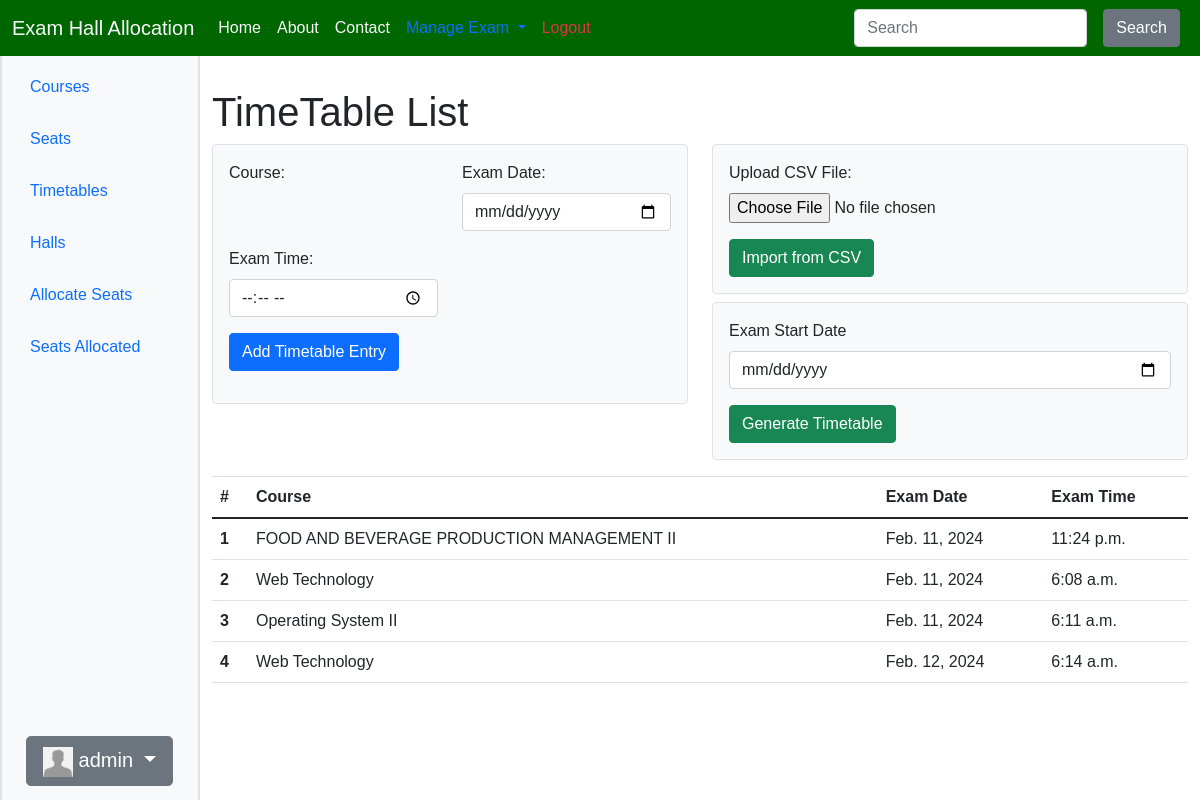
Screenshot of /main/generate-timetable/ (signed in) with the database file from the repository.
### accounts/models.py (models this page shows, shortened)
class CustomUser(AbstractUser):
    email = models.EmailField(unique=True)
    first_name = models.CharField(max_length=30)
    middle_name = models.CharField(max_length=30, blank=True, null=True)
    last_name = models.CharField(max_length=30)
    date_of_birth = models.DateField(null=True, blank=True)
    user_type = models.CharField(max_length=20, verbose_name="User Type")
    slug = models.SlugField(unique=True, blank=True, null=True)
    objects = CustomUserManager()

class Profile(models.Model):
    user = models.OneToOneField(CustomUser, on_delete=models.CASCADE)
    avatar = models.ImageField(
        default='avatar.jpg', # default avatar
        upload_to='profile_avatars' # dir to store the image
    )

### main/models.py (models this page shows, shortened)
class TimeTable(models.Model):
    course = models.ForeignKey(Course, on_delete=models.CASCADE)
    exam_date = models.DateField()
    exam_time = models.TimeField()

class Course(models.Model):
    name = models.CharField(max_length=100)
    code = models.CharField(max_length=8)
    department = models.ForeignKey(Department, on_delete=models.CASCADE)
    def __str__(self):
        return f"{self.name}"

### main/views.py (the view, shortened to what this page needs)
# urls.py: path('generate-timetable/', GenerateTimeTableView.as_view(), name='generate'),
class GenerateTimeTableView(AdminRequiredMixin, View):
    template_name = 'main/timetables.html'
    def get(self, request, *args, **kwargs):
        courses = Course.objects.all()
        timetable = TimeTable.objects.all()
        form = CourseForm()
        return render(request, self.template_name, {'courses': courses, 'timetable':timetable, 'form': form})

### main/forms.py
class CourseForm(forms.ModelForm):
    class Meta:
        model = Course
        fields = ['name', 'code', 'department']

### main/mixins.py (called while the page is built)
    def test_func(self):
        return self.request.user.is_authenticated and self.request.user.is_staff and self.request.user.is_superuser

### main/templates/main/timetables.html (shortened to what this page needs)
{% extends 'main/base.html' %}
{% load widget_tweaks %}
{% block content %}
    <h1 style="margin-top: 40px;">TimeTable List</h1>
    <div class="row mb-3">
        <div class="col-md-6">
            <div class="form-container bg-light p-3 rounded border">
                <form method="post" enctype="multipart/form-data">
                    <div class="form-group row">
                        <div class="col-md-6">
                            <label for="{{ form.course.id_for_label }}">Course:</label>
                        </div>
                        <div class="col-md-6">
                            <label for="{{ form.exam_date.id_for_label }}">Exam Date:</label>
                            <input type="date" id="exam_date" name="exam_date"
                            placeholder="dd-mm-yyyy" class="form-control">
                        </div>
                        <div class="col-md-6 mt-3">
                            <label for="{{ form.exam_time.id_for_label }}">Exam Time:</label>
                            <input type="time" id="exam_time" name="exam_time"
                            min="08:00" max="16:00" class="form-control" required/>
                        </div>
                        <div class="col-md-12 mt-3">
                            <button type="submit" class="btn btn-primary">Add Timetable Entry</button>
                        </div>
                    </div>
                </form>
            </div>
        </div>
        <div class="col-md-6">
            <div class="form-container bg-light p-3 rounded border">
                <form method="post" enctype="multipart/form-data" action={% url 'main:create_timetable' %}>
                    <div class="form-group">
                        <label for="csv_file">Upload CSV File:</label>
                        <input class="form-control-file" type="file" name="csv_file" required>
                    </div>
                    <div class="mt-3">
                        <button type="submit" class="btn btn-success">Import from CSV</button>
                    </div>
            </div>
            <div class="form-container bg-light mt-2 p-3 rounded border">
                <form method="post" action="{% url 'main:generate' %}">
                    <div class="form-group">
                        <label for="exam_date">Exam Start Date</label>
                        <input class="form-control" type="date" name="exam_date" required>
                    </div>
                    <div class="mt-3">
                        <button type="submit" class="btn btn-success">Generate Timetable</button>
                    </div>
                </form>
            </div>
        </div>
    </div>
    <table class="table">
        <thead>
            <tr>
                <th scope="col">#</th>
                <th scope="col">Course</th>
                <th scope="col">Exam Date</th>
                <th scope="col">Exam Time</th>
            </tr>
        </thead>
        <tbody>
            {% for entry in timetable %}
                <tr>
                    <th scope="row">{{ forloop.counter }}</th>
                    <td>{{ entry.course }}</td>
                    <td>{{ entry.exam_date }}</td>
                    <td>{{ entry.exam_time }}</td>
                </tr>
            {% endfor %}
        </tbody>
    </table>
{% endblock %}

### main/templates/main/base.html (shortened to what this page needs)
<!DOCTYPE html>
<html lang="en">
  <head>
    <link
      rel="stylesheet"
      href="https://stackpath.bootstrapcdn.com/bootstrap/4.5.2/css/bootstrap.min.css"
    />
    <link
      href="https://cdn.jsdelivr.net/npm/bootstrap@5.0.2/dist/css/bootstrap.min.css"
      rel="stylesheet"
    />
    <link
      rel="stylesheet"
      href="https://cdnjs.cloudflare.com/ajax/libs/font-awesome/5.15.1/css/all.min.css"
    />
    <link
      href="https://cdn.jsdelivr.net/npm/bootstrap@5.0.2/dist/css/bootstrap.min.css"
      rel="stylesheet"
    />
  </head>
  <body>
    <nav class="navbar-expand-lg bg-light fixed-top">
      <div class="navbar container-fluid">
        <a class="navbar-brand link-light" href="{% url 'index' %}"
          >Exam Hall Allocation</a
        >
        <div class="collapse navbar-collapse" id="navbarColor04">
          <ul class="navbar-nav me-auto">
            <li class="nav-item">
              <a class="nav-link active link-light" href="{% url 'index' %}"
                >Home</a
              >
            </li>
            <li class="nav-item">
              <a class="nav-link link-light" href="{% url 'about' %}">About</a>
            </li>
            <li class="nav-item">
              <a class="nav-link link-light" href="{% url 'contact' %}"
                >Contact</a
              >
            </li>
            {% if user.is_authenticated %} {% if user.is_superuser %}
            <li class="nav-item dropdown">
              <a
                class="nav-link dropdown-toggle"
                href="#"
                id="navbarDropdown"
                role="button"
                data-bs-toggle="dropdown"
                aria-haspopup="true"
                aria-expanded="false"
              >
                Manage Exam
              </a>
            </li>
            {% endif %}
            <li class="nav-item">
              <a class="nav-link text-danger" href="{% url 'accounts:logout' %}"
                >Logout</a
              >
            </li>
            {% endif %}
          </ul>
          <form class="d-flex">
            <input
              class="form-control me-sm-2"
              type="search"
              placeholder="Search"
            />
            <button class="btn btn-secondary mx-2 my-2 my-sm-0" type="submit">
              Search
            </button>
          </form>
        </div>
      </div>
    </nav>
    <div class="container-fluid">
      <div class="row flex-nowrap">
        <div class="col-auto col-md-3 col-xl-2 px-sm-2 px-0 bg-light border border-2" #sidebar>
          <div
            class="d-flex flex-column align-items-center align-items-sm-start px-3 pt-2 text-white min-vh-100"
          >
            <ul
              class="nav nav-pills flex-column mb-sm-auto mb-0 align-items-center align-items-sm-start mt-5"
              id="menu"
            >
              <li>
                <a
                  href="{% url 'main:courses' %}"
                  class="nav-link px-0 align-middle"
                >
                  <span class="ms-1 d-none d-sm-inline">Courses</span></a
                >
              </li>
              <li>
                <a
                  href="{% url 'main:seats' %}"
                  class="nav-link px-0 align-middle"
                >
                  <span class="ms-1 d-none d-sm-inline">Seats</span></a
                >
              </li>
              <li>
                <a
                  href="{% url 'main:timetables' %}"
                  class="nav-link px-0 align-middle"
                >
                  <span class="ms-1 d-none d-sm-inline">Timetables</span></a
                >
              </li>
              <li>
                <a
                  href="{% url 'main:halls' %}"
                  class="nav-link px-0 align-middle"
                >
                  <span class="ms-1 d-none d-sm-inline">Halls</span></a
                >
              </li>
              <li>
                <a
                  href="{% url 'main:allocate' %}"
                  class="nav-link px-0 align-middle"
                >
                  <span class="ms-1 d-none d-sm-inline">Allocate Seats</span>
                </a>
              </li>
              <li>
                <a
                  href="{% url 'main:allocated_seats' %}"
                  class="nav-link px-0 align-middle"
                >
                  <span class="ms-1 d-none d-sm-inline">Seats Allocated</span>
                </a>
              </li>
            </ul>
            <div class="dropdown">
              <div
                class="btn btn-lg btn-secondary dropdown-toggle my-3"
                type="button"
                id="dropdownMenuButton1"
                data-bs-toggle="dropdown"
                aria-expanded="false"
              >
                <img
                  alt="User Avatar"
                  src="{{ user.profile.avatar.url }}"
                  width="30"
                  height="30"
                />
                {{ user.username }}
              </div>
            </div>
          </div>
        </div>
        <div class="col my-5">
          <div id="content">{% block content %}{% endblock %}</div>
        </div>
      </div>
    </div>
  </body>
</html>

### rows the page displays
CustomUser: profile.avatar (placeholder picture), username "admin"
TimeTable: course "FOOD AND BEVERAGE PRODUCTION MANAGEMENT II", exam_date "Feb. 11, 2024", exam_time "11:24 p.m."
TimeTable: course "Web Technology", exam_date "Feb. 11, 2024", exam_time "6:08 a.m."
TimeTable: course "Operating System II", exam_date "Feb. 11, 2024", exam_time "6:11 a.m."
TimeTable: course "Web Technology", exam_date "Feb. 12, 2024", exam_time "6:14 a.m."
